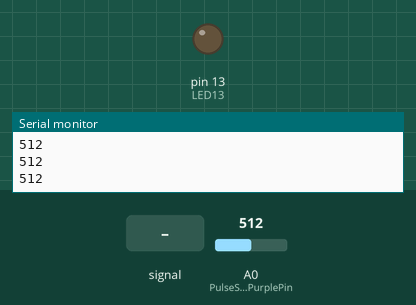
The sketch below on a simulated Arduino Uno, built with avr-gcc and run on an emulated ATmega328P. Parts: output pins drawn as LEDs (lit = HIGH), the last lines printed to the serial monitor. Dashed ring = blinking. The test bench sets the inputs (shaded band); at power-on: A0 (PulseSensorPurplePin) = 512.

Above: at 1.2 s.
1.3 s: A0 (PulseSensorPurplePin) fed a 200 Hz sine of ±81 counts around its level
At 1.55 s:
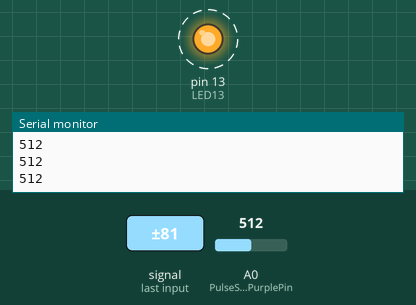
4.3 s: A0 (PulseSensorPurplePin) set to 560
5.8 s: A0 (PulseSensorPurplePin) set to 540
At 6.4 s:
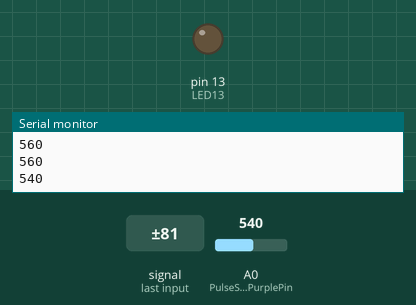
7.3 s: A0 (PulseSensorPurplePin) set to 716
At 8.8 s:
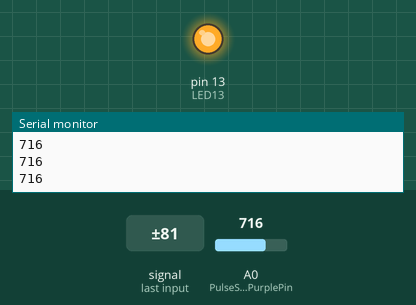
Timing chart, 0 to 9.8 s (numbered marks = the images above; inputs shaded):
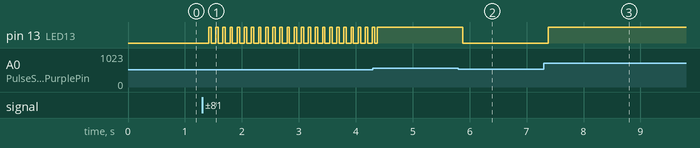

The sketch:

Pulse.ino
```cpp
int PulseSensorPurplePin = 0;
int LED13 = 13;

int Signal;
int Threshold = 550;

void setup(){
  pinMode(LED13,OUTPUT);
  Serial.begin(1200);

}

void loop(){


  Signal = analogRead(PulseSensorPurplePin);

  Serial.println(Signal);

  if(Signal > Threshold){
    digitalWrite(LED13,HIGH);
   }else{
       digitalWrite(LED13,LOW);
  }
}
```

Measured:
- after the input at 1.3 s, pin 13 (LED13): alternates HIGH for 0.04 s and LOW for 0.08 s, starting after 0.12 s
- after the input at 5.8 s, pin 13 (LED13): HIGH → LOW after 0.08 s
- after the input at 7.3 s, pin 13 (LED13): LOW → HIGH after 0.08 s
